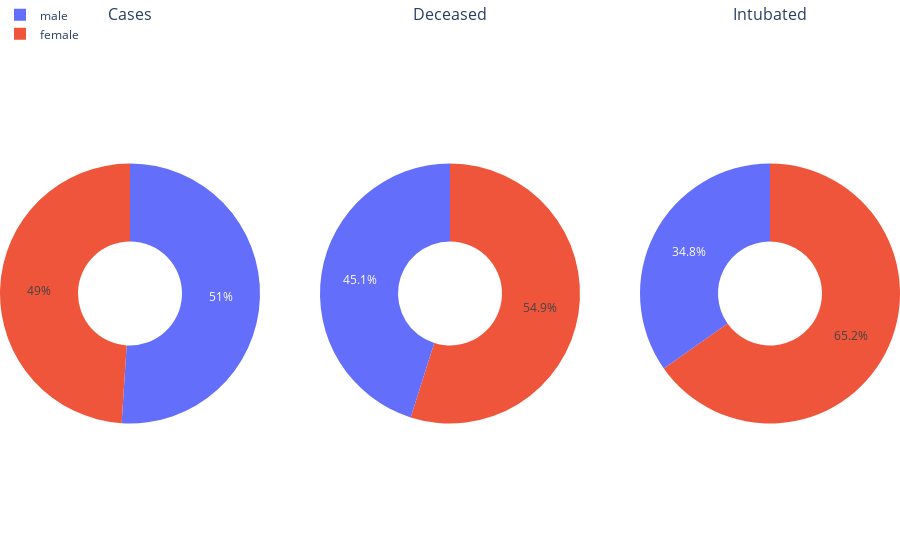

Notebook code for this chart:
### Markdown cell above
#### Combined

### Code cell
fig = make_subplots(
    rows=1, cols=3,
    specs=[[{'type':'domain'}, {'type':'domain'}, {'type':'domain'}]],
    subplot_titles=("Cases", "Deceased", "Intubated")
)

categories = ['cases', 'deceased', 'intubated']

for i,cat in enumerate(categories):
    fig.add_trace(
            go.Pie(
                labels=gender_labels,
                values=get_gender_values_by_category(cat),
                name=cat.capitalize(),
                hole=0.4,
            ),
        row=1, col=i+1
    )

fig.update_layout(
    margin = {'l': 0, 'b': 0, 't': 0, 'r': 0},
    legend = {'x': 0, 'y': 1.05, 'orientation': 'v'}
)

fig.show()

### Figure 1 — Plotly figure (JSON) as saved in the notebook; plotly's stock layout.template omitted (floating-point values rounded to 4 significant figures)
{"data": [{"domain": {"x": [0, 0.2889], "y": [0, 1]}, "hole": 0.4, "labels": ["male", "female"], "name": "Cases", "type": "pie", "values": [1694933, 1626956]}, {"domain": {"x": [0.3556, 0.6444], "y": [0, 1]}, "hole": 0.4, "labels": ["male", "female"], "name": "Deceased", "type": "pie", "values": [12784, 15560]}, {"domain": {"x": [0.7111, 1], "y": [0, 1]}, "hole": 0.4, "labels": ["male", "female"], "name": "Intubated", "type": "pie", "values": [120, 225]}], "layout": {"annotations": [{"font": {"size": 16}, "showarrow": false, "text": "Cases", "x": 0.1444, "xanchor": "center", "xref": "paper", "y": 1, "yanchor": "bottom", "yref": "paper"}, {"font": {"size": 16}, "showarrow": false, "text": "Deceased", "x": 0.5, "xanchor": "center", "xref": "paper", "y": 1, "yanchor": "bottom", "yref": "paper"}, {"font": {"size": 16}, "showarrow": false, "text": "Intubated", "x": 0.8556, "xanchor": "center", "xref": "paper", "y": 1, "yanchor": "bottom", "yref": "paper"}], "autosize": true, "legend": {"orientation": "v", "x": 0, "y": 1.05}, "margin": {"b": 0, "l": 0, "r": 0, "t": 0}}}
